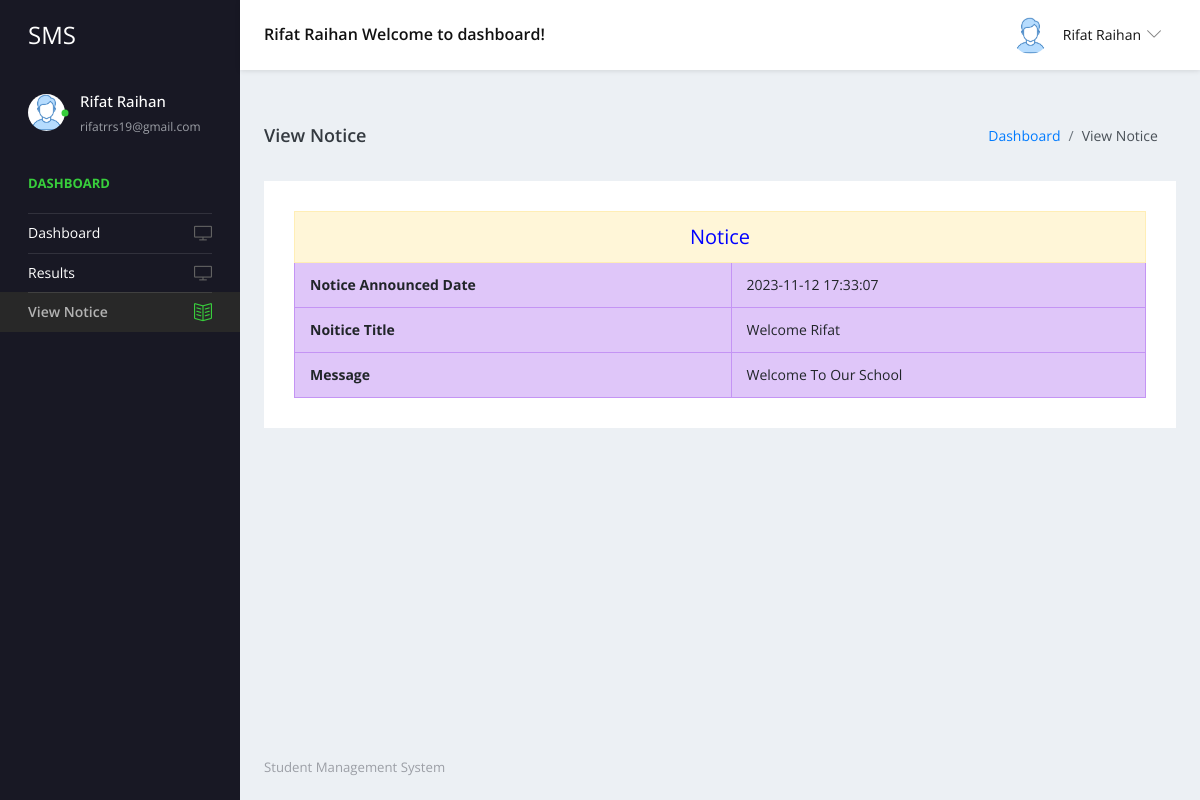
The page /user/view-notice.php (signed in) on the database its author committed.
### tables this page shows
CREATE TABLE `tblstudent` (
  `ID` int(10) NOT NULL,
  `StudentName` varchar(200) DEFAULT NULL,
  `StudentEmail` varchar(200) DEFAULT NULL,
  `StudentClass` varchar(100) DEFAULT NULL,
  `Gender` varchar(50) DEFAULT NULL,
  `DOB` date DEFAULT NULL,
  `StuID` varchar(200) DEFAULT NULL,
  `FatherName` mediumtext DEFAULT NULL,
  `MotherName` mediumtext DEFAULT NULL,
  `ContactNumber` bigint(10) DEFAULT NULL,
  `AltenateNumber` bigint(10) DEFAULT NULL,
  `Address` mediumtext DEFAULT NULL,
  `UserName` varchar(200) DEFAULT NULL,
  `Password` varchar(200) DEFAULT NULL,
  `Image` varchar(200) DEFAULT NULL,
  `DateofAdmission` timestamp NULL DEFAULT current_timestamp()
);

CREATE TABLE `tblnotice` (
  `ID` int(5) NOT NULL,
  `NoticeTitle` mediumtext DEFAULT NULL,
  `ClassId` int(10) DEFAULT NULL,
  `NoticeMsg` mediumtext DEFAULT NULL,
  `CreationDate` timestamp NULL DEFAULT current_timestamp()
);

### user/view-notice.php (the view, shortened to what this page needs)
<?php
include('includes/dbconnection.php');
if (strlen($_SESSION['sturecmsstuid']==0)) {
  header('location:logout.php');
  } else{
  ?>
<!DOCTYPE html>
<html lang="en">
  <head>
    <link rel="stylesheet" href="vendors/simple-line-icons/css/simple-line-icons.css">
    <link rel="stylesheet" href="vendors/flag-icon-css/css/flag-icon.min.css">
    <link rel="stylesheet" href="vendors/css/vendor.bundle.base.css">
    <link rel="stylesheet" href="vendors/select2/select2.min.css">
    <link rel="stylesheet" href="vendors/select2-bootstrap-theme/select2-bootstrap.min.css">
    <link rel="stylesheet" href="css/style.css" />
  </head>
  <body>
    <div class="container-scroller">
     <?php include_once('includes/header.php');?>
      <div class="container-fluid page-body-wrapper">
      <?php include_once('includes/sidebar.php');?>
        <div class="main-panel">
          <div class="content-wrapper">
            <div class="page-header">
              <h3 class="page-title"> View Notice </h3>
              <nav aria-label="breadcrumb">
                <ol class="breadcrumb">
                  <li class="breadcrumb-item"><a href="dashboard.php">Dashboard</a></li>
                  <li class="breadcrumb-item active" aria-current="page"> View Notice</li>
                </ol>
              </nav>
            </div>
            <div class="row">
              <div class="col-12 grid-margin stretch-card">
                <div class="card">
                  <div class="card-body">
                    <table border="1" class="table table-bordered mg-b-0">
                      <?php
$stuclass=$_SESSION['stuclass'];
$sql="SELECT tblclass.ID,tblclass.ClassName,tblclass.Section,tblnotice.NoticeTitle,tblnotice.CreationDate,tblnotice.ClassId,tblnotice.NoticeMsg,tblnotice.ID as nid from tblnotice join tblclass on tblclass.ID=tblnotice.ClassId where tblnotice.ClassId=:stuclass";
$query = $dbh -> prepare($sql);
$query->bindParam(':stuclass',$stuclass,PDO::PARAM_STR);
$query->execute();
$results=$query->fetchAll(PDO::FETCH_OBJ);
$cnt=1;
if($query->rowCount() > 0)
{
foreach($results as $row)
{               ?>
 <tr align="center" class="table-warning">
<td colspan="4" style="font-size:20px;color:blue">
 Notice</td></tr>
<tr class="table-info">
    <th>Notice Announced Date</th>
    <td><?php  echo $row->CreationDate;?></td>
  </tr>
    <tr class="table-info">
    <th>Noitice Title</th>
    <td><?php  echo $row->NoticeTitle;?></td>
  </tr>
  <tr class="table-info">
     <th>Message</th>
    <td><?php  echo $row->NoticeMsg;?></td>
  </tr>
  <?php $cnt=$cnt+1;}} else { ?>
<tr>
  <th colspan="2" style="color:red;">No Notice Found</th>
</tr>
  <?php } ?>
</table>
                  </div>
                </div>
              </div>
            </div>
          </div>
         <?php include_once('includes/footer.php');?>
        </div>
      </div>
    </div>
  </body>
</html><?php }  ?>

### user/includes/header.php (shortened to what this page needs)
 <nav class="navbar default-layout-navbar col-lg-12 col-12 p-0 fixed-top d-flex flex-row">
        <div class="navbar-brand-wrapper d-flex align-items-center">
          <a class="navbar-brand brand-logo" href="dashboard.php">
            <strong style="color: white;">SMS</strong>
          </a>
        </div>
        <?php
         $uid= $_SESSION['sturecmsuid'];
$sql="SELECT * from tblstudent where ID=:uid";
$query = $dbh -> prepare($sql);
$query->bindParam(':uid',$uid,PDO::PARAM_STR);
$query->execute();
$results=$query->fetchAll(PDO::FETCH_OBJ);
$cnt=1;
if($query->rowCount() > 0)
{
foreach($results as $row)
{               ?>
        <div class="navbar-menu-wrapper d-flex align-items-center flex-grow-1">
          <h5 class="mb-0 font-weight-medium d-none d-lg-flex"><?php  echo htmlentities($row->StudentName);?> Welcome to dashboard!</h5>
          <ul class="navbar-nav navbar-nav-right ml-auto">
            <li class="nav-item dropdown d-none d-xl-inline-flex user-dropdown">
              <a class="nav-link dropdown-toggle" id="UserDropdown" href="#" data-toggle="dropdown" aria-expanded="false">
                <img class="img-xs rounded-circle ml-2" src="images/faces/face8.jpg" alt="Profile image"> <span class="font-weight-normal"> <?php  echo htmlentities($row->StudentName);?> </span></a>
                  <p class="font-weight-light text-muted mb-0"><?php  echo htmlentities($row->StudentEmail);?></p><?php $cnt=$cnt+1;}} ?>
            </li>
          </ul>
        </div>
      </nav>

### user/includes/sidebar.php
<nav class="sidebar sidebar-offcanvas" id="sidebar">
          <ul class="nav">
            <li class="nav-item nav-profile">
              <a href="#" class="nav-link">
                <div class="profile-image">
                  <img class="img-xs rounded-circle" src="images/faces/face8.jpg" alt="profile image">
                  <div class="dot-indicator bg-success"></div>
                </div>
                <div class="text-wrapper">
                  <?php
         $uid= $_SESSION['sturecmsuid'];
$sql="SELECT * from tblstudent where ID=:uid";
$query = $dbh -> prepare($sql);
$query->bindParam(':uid',$uid,PDO::PARAM_STR);
$query->execute();
$results=$query->fetchAll(PDO::FETCH_OBJ);
$cnt=1;
if($query->rowCount() > 0)
{
foreach($results as $row)
{               ?>
                  <p class="profile-name"><?php  echo htmlentities($row->StudentName);?></p>
                  <p class="designation"><?php  echo htmlentities($row->StudentEmail);?></p><?php $cnt=$cnt+1;}} ?>
                </div>
              </a>
            </li>
            <li class="nav-item nav-category">
              <span class="nav-link">Dashboard</span>
            </li>
            <li class="nav-item">
              <a class="nav-link" href="dashboard.php">
                <span class="menu-title">Dashboard</span>
                <i class="icon-screen-desktop menu-icon"></i>
              </a>
            </li>
            <li class="nav-item">
              <a class="nav-link" href="results.php">
                <span class="menu-title">Results</span>
                <i class="icon-screen-desktop menu-icon"></i>
              </a>
            </li>
            <li class="nav-item">
              <a class="nav-link" href="view-notice.php">
                <span class="menu-title">View Notice</span>
                <i class="icon-book-open menu-icon"></i>
              </a>
            </li>
          </ul>
        </nav>

### rows shown on the page
tblstudent: StudentName "Rifat Raihan", StudentEmail "rifatrrs19@gmail.com"
tblnotice: CreationDate "2023-11-12 17:33:07", NoticeTitle "Welcome Rifat", NoticeMsg "Welcome To Our School"
